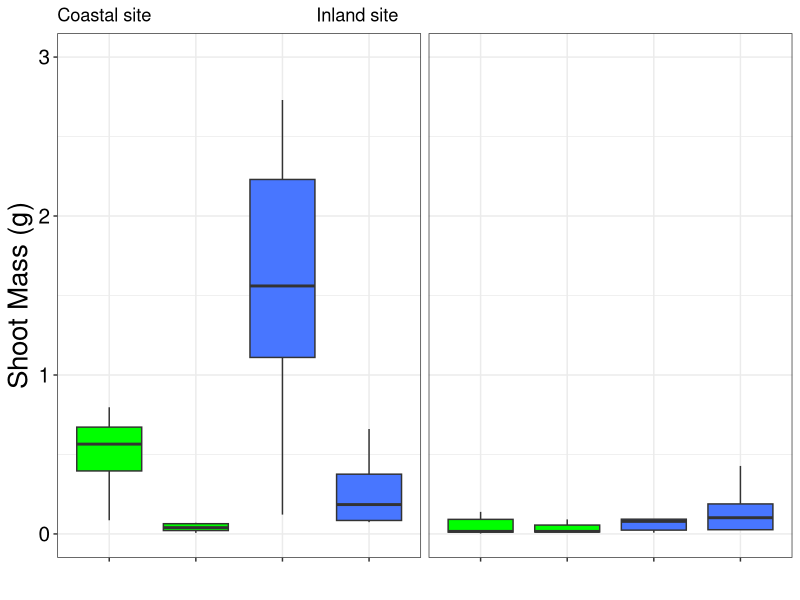
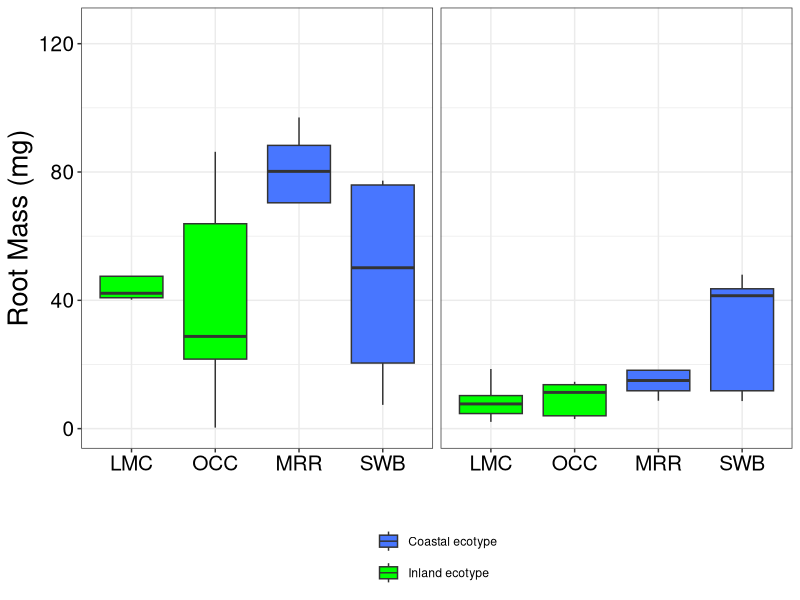
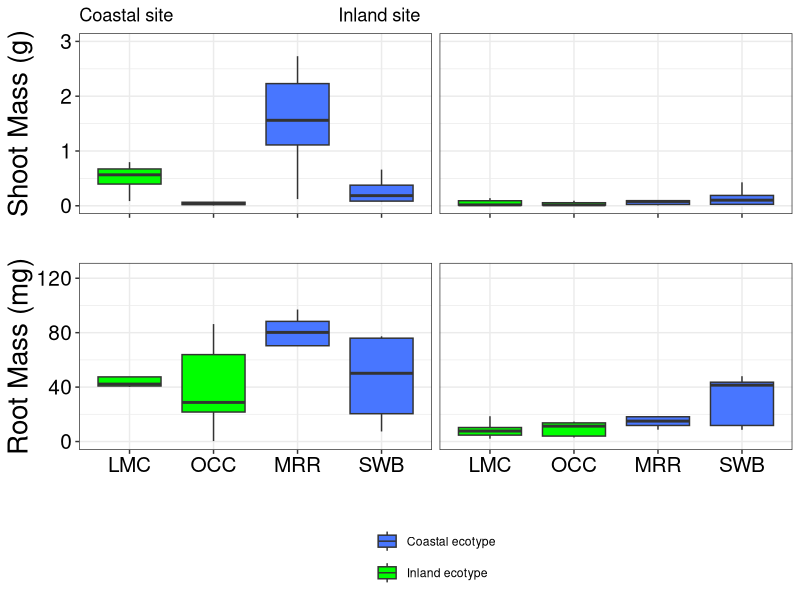
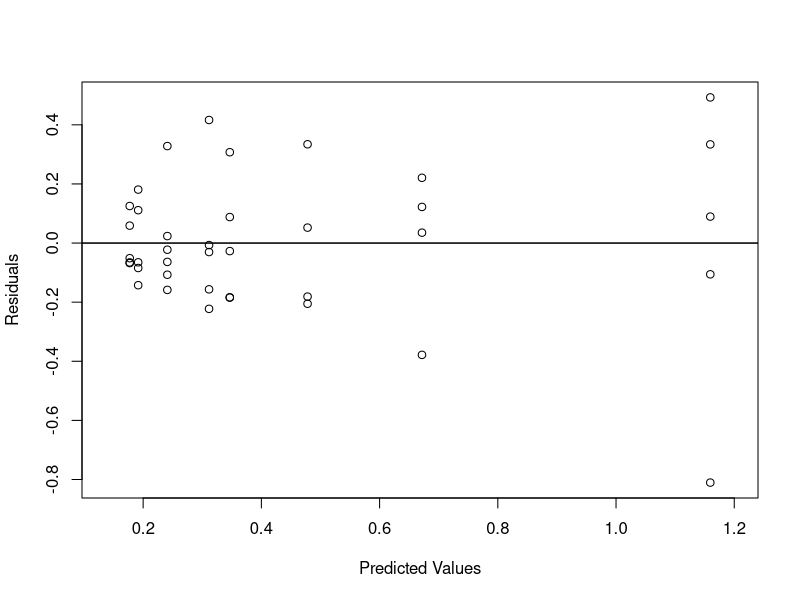
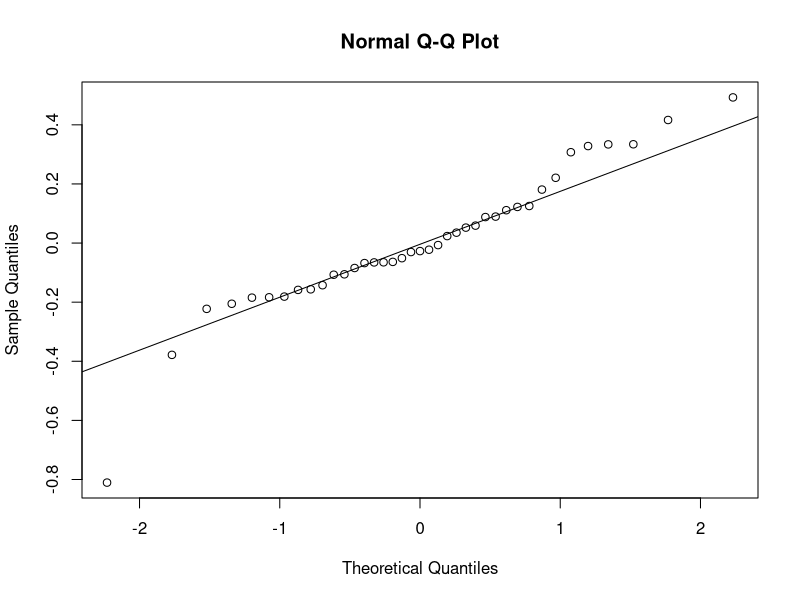
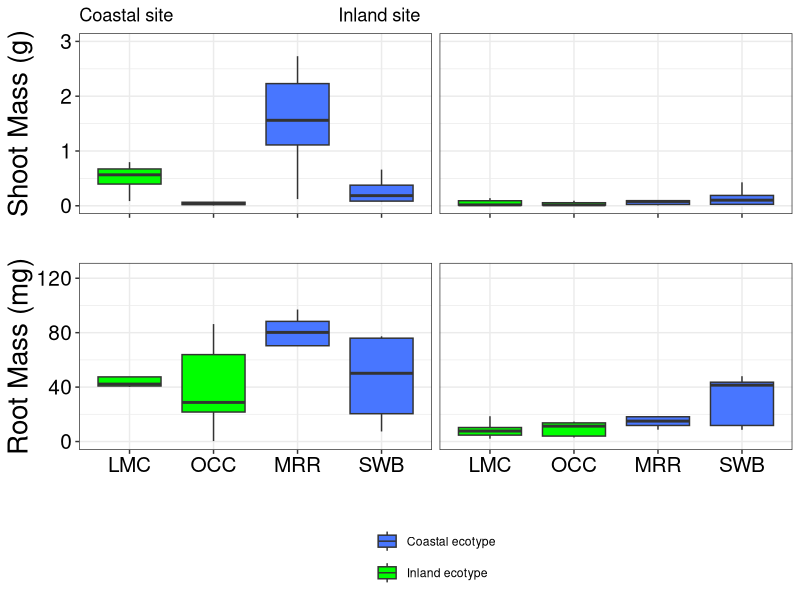

The R source for these figures, in order: (Note: this script raises an error after producing the figures.)
## Plant mass plots and statistics

#load metadata
#remove "#" from first line before importing
#remove "BarcodeSequence" column before importing.
#remove "LinkerPrimerSequence" column before importing.
full_mimulus_data<-read.table("Mimulus_metadata_FULL.txt", sep='\t', header=T, row.names=1)

#remove bulk soil samples from metadata list
full_mimulus_data<-full_mimulus_data[!(full_mimulus_data$Rhizo_Bulk=="Bulk"),]

#subset to contain only shoot mass data and variables of interest
mimulus_shoots <- subset(full_mimulus_data, select=c("Genotype", "Origin", "Site_planted", "Shoot_Mass_g"))

#melt and plot shoot mass data
library(reshape2)
library(ggplot2)
mimulus_shoots_m<-melt(mimulus_shoots)

#change order of factors to plot them appropriately
mimulus_shoots_m$Genotype <- factor(mimulus_shoots_m$Genotype,levels = c('LMC','OCC','MRR','SWB'),ordered = TRUE)

shootfig<-ggplot(mimulus_shoots_m, aes(Genotype, value, fill=Origin))+
  geom_boxplot(outlier.shape=NA)+
  facet_grid(.~Site_planted)+
  theme_bw()+
  scale_fill_discrete(name="Ecotype")+
  scale_fill_manual(values=c("royalblue1","green"))+
  ylab("Shoot Mass (g)")+
  coord_cartesian(ylim=c(0,3))+
  ggtitle("Coastal site                                 Inland site")+
  theme(strip.background = element_blank(),strip.text.x = element_blank())+
  theme(axis.text.x=element_blank(),axis.text=element_text(size=15, colour="black"), axis.title=element_text(size=20, colour="black"), strip.text = element_text(size = 12),legend.position="none")+
  xlab("")
shootfig


#Now plotting root mass data.

#subset full dataset to contain only root mass data and variables of interest
mimulus_roots<- subset(full_mimulus_data, select=c("Genotype", "Origin", "Site_planted","Root_Mass_mg"))

#melt and plot root mass data
library(reshape2)
library(ggplot2)
mimulus_roots_m<-melt(mimulus_roots)

#change order of factors to plot them appropriately
mimulus_roots_m$Genotype <- factor(mimulus_roots_m$Genotype,levels = c('LMC','OCC','MRR','SWB'),ordered = TRUE)

rootfig<-ggplot(mimulus_roots_m, aes(Genotype, value, fill=Origin))+
  geom_boxplot(outlier.shape=NA)+
  facet_grid(. ~ Site_planted)+
  theme_bw()+
  scale_fill_manual(labels = c("Coastal ecotype", "Inland ecotype"), values=c("royalblue1","green"))+
  theme(strip.background = element_blank(),strip.text.x = element_blank())+
  ylab("Root Mass (mg)")+
  coord_cartesian(ylim=c(0,125))+
  theme(axis.text=element_text(size=15, colour="black"), axis.title=element_text(size=20, colour="black"), strip.text = element_text(size = 12),legend.position="bottom")+
  xlab("")+
  guides(fill=guide_legend(nrow=2,byrow=TRUE))+
  theme(legend.title=element_blank())
rootfig

#combine the two figures and save as a single file
library("cowplot")
FigureS1<-plot_grid(shootfig, rootfig, align = "v", nrow = 2, rel_heights=c(1,1.35))
FigureS1
ggsave("FigureS1.tiff",FigureS1,width=6,height=6, units="in",dpi=300)






##Statistical tests

#make new variable called GenotypeSite
mimulus_shoots$GenotypeSite<-paste(mimulus_shoots$Genotype,mimulus_shoots$Site_planted)
mimulus_roots$GenotypeSite<-paste(mimulus_roots$Genotype,mimulus_roots$Site_planted)




#shoot mass:  all combos of pairwise t-tests, with FDR correction
shoot_t.tests<-pairwise.t.test(mimulus_shoots$Shoot_Mass_g, mimulus_shoots$GenotypeSite, p.adjust.method = 'fdr')
View(shoot_t.tests$p.value)
shoot_wilcox.tests<-pairwise.wilcox.test(mimulus_shoots$Shoot_Mass_g, mimulus_shoots$GenotypeSite, p.adjust.method = 'fdr')
View(shoot_wilcox.tests$p.value)

#root mass:   all combos of pairwise t-tests, with FDR correction
root_t.tests<-pairwise.t.test(mimulus_roots$Root_Mass_mg, mimulus_roots$GenotypeSite, p.adjust.method = 'fdr')
View(root_t.tests$p.value)
root_wilcox.tests<-pairwise.wilcox.test(mimulus_roots$Root_Mass_mg, mimulus_roots$GenotypeSite, p.adjust.method = 'fdr')
View(root_wilcox.tests$p.value)





#ANOVA for shoot mass

#transform shoot mass
mimulus_shoots$trans_Shoot_Mass_g<- sqrt(mimulus_shoots$Shoot_Mass_g)

#Do ANOVA to compare shoot mass
options(contrasts=c(unordered='contr.sum', ordered='contr.poly'))
shoot_fit <- aov(trans_Shoot_Mass_g ~ GenotypeSite, data=mimulus_shoots, na.action=na.exclude)
drop1(shoot_fit,~.,test="F") # type III SS and F Tests

#TESTING ASSUMPTIONS
shoot_resids <- residuals(shoot_fit)
shoot_preds <- predict(shoot_fit)
plot(shoot_resids ~ shoot_preds, xlab = "Predicted Values", ylab = "Residuals", asp=.5)
#plot a line on X-axis for comparison. a=intercept,b=slope,h=yvalue,v=xvalue.
abline(a=0,h=0,b=0)
#test for homogeneity of variance
bartlett.test(trans_Shoot_Mass_g ~ GenotypeSite, data=mimulus_shoots, na.action=na.exclude)
library("car")
leveneTest(trans_Shoot_Mass_g ~ GenotypeSite, data=mimulus_shoots, na.action=na.exclude)
#Test for normality
shapiro.test(shoot_resids)
qqnorm(shoot_resids)
qqline(shoot_resids)
TukeyHSD(shoot_fit)





#ANOVA for root mass

#transform root mass
mimulus_roots$trans_root_Mass_g<- sqrt(mimulus_roots$root_Mass_g)

#Do ANOVA to compare root mass
options(contrasts=c(unordered='contr.sum', ordered='contr.poly'))
root_fit <- aov(Root_Mass_mg ~ GenotypeSite, data=mimulus_roots, na.action=na.exclude)
drop1(root_fit,~.,test="F") # type III SS and F Tests

#TESTING ASSUMPTIONS
root_resids <- residuals(root_fit)
root_preds <- predict(root_fit)
plot(root_resids ~ root_preds, xlab = "Predicted Values", ylab = "Residuals", asp=.5)
#plot a line on X-axis for comparison. a=intercept,b=slope,h=yvalue,v=xvalue.
abline(a=0,h=0,b=0)
#test for homogeneity of variance
bartlett.test(Root_Mass_mg ~ GenotypeSite, data=mimulus_roots, na.action=na.exclude)
library("car")
leveneTest(Root_Mass_mg ~ GenotypeSite, data=mimulus_roots, na.action=na.exclude)
#Test for normality
shapiro.test(root_resids)
qqnorm(root_resids)
qqline(root_resids)
TukeyHSD(root_fit)



